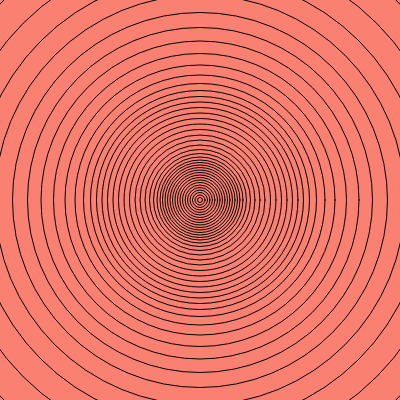
Frame 1 (no input)
Frame 60 (no input): identical to frame 1, image omitted
Frame 120 (the mouse pressed at the canvas centre since frame 60): identical to frame 1, image omitted

The p5.js sketch that drew this single still picture (run headless with seeded random() and noise() and a simulated clock; from frame 60 on, the mouse is pressed at the canvas centre):

// p5.js sketch
// ── sketch.js
function setup (){
    createCanvas(400, 400)

}

function draw (){
    background(200);

    fill ("salmon")
    ellipse (200, 200, 570, 570);
    ellipse (200, 200, 560, 560);
    ellipse (200, 200, 500, 500);
    ellipse (200, 200, 450, 450);
    ellipse (200, 200, 410, 410);
    ellipse (200, 200, 375, 375);
    ellipse (200, 200, 345, 345);
    ellipse (200, 200, 318, 318);
    ellipse (200, 200, 293, 293);
    ellipse (200, 200, 270, 270);
    ellipse (200, 200, 250, 250);
    ellipse (200, 200, 233, 233);
    ellipse (200, 200, 219, 219);
    ellipse (200, 200, 207, 207);
    ellipse (200, 200, 196, 196);
    ellipse (200, 200, 185, 185);
    ellipse (200, 200, 174, 174);
    ellipse (200, 200, 163, 163);
    ellipse (200, 200, 152, 152);
    ellipse (200, 200, 141, 141);
    ellipse (200, 200, 130, 130);
    ellipse (200, 200, 120, 120);
    ellipse (200, 200, 110, 110);
    ellipse (200, 200, 101, 101);
    ellipse (200, 200, 93, 93);
    ellipse (200, 200, 86, 86);
    ellipse (200, 200, 80, 80);
    ellipse (200, 200, 75, 75);
    ellipse (200, 200, 70, 70);
    ellipse (200, 200, 65, 65);
    ellipse (200, 200, 60, 60);
    ellipse (200, 200, 55, 55);
    ellipse (200, 200, 50, 50);
    ellipse (200, 200, 45, 45);
    ellipse (200, 200, 40, 40);
    ellipse (200, 200, 35, 35);
    ellipse (200, 200, 30, 30);
    ellipse (200, 200, 25, 25);
    ellipse (200, 200, 20, 20);
    ellipse (200, 200, 15, 15);
    ellipse (200, 200, 10, 10);
    ellipse (200, 200, 5, 5);

}
